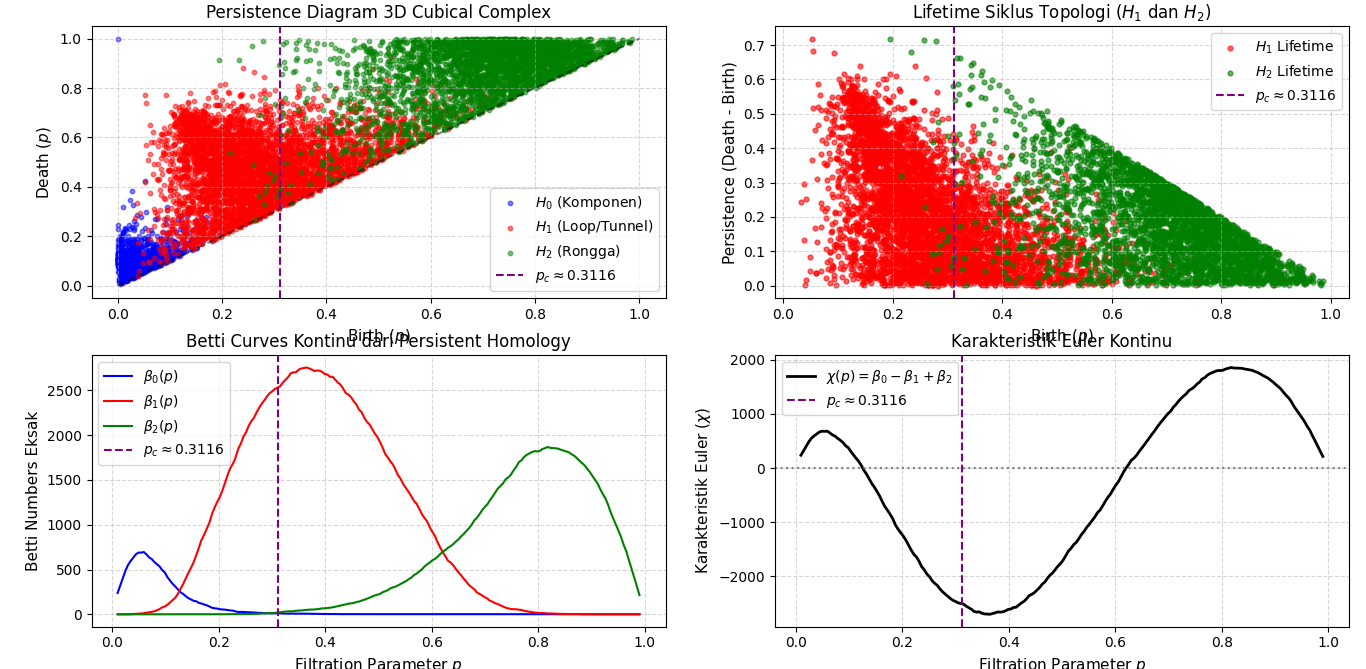

Here is the Python script that generated this plot:
import numpy as np
import matplotlib.pyplot as plt
import gudhi as gd

def run_persistent_homology_cubical(L=30, seed=42):
    """
    Menghitung Persistent Homology pada kisi 3D menggunakan Gudhi Cubical Complex.
    Nilai voksel dievaluasi sebagai filtrasi kontinu p in [0, 1].
    """
    np.random.seed(seed)
    
    # 1. Buat matriks filtrasi acak Uniform(0,1) pada kisi L x L x L
    # Setiap voksel memiliki 'waktu muncul' (threshold p) masing-masing
    filtration_grid = np.random.rand(L, L, L)

    print(f"Membangun Cubical Complex 3D berukuran {L}x{L}x{L}...")
    
    # 2. Inisialisasi CubicalComplex dari Gudhi
    cubical_complex = gd.CubicalComplex(
        dimensions=[L, L, L], 
        top_dimensional_cells=filtration_grid.flatten()
    )

    print("Menghitung Persistent Homology (Birth, Death, Persistence)...")
    # Hitung persisten hingga dimensi 2 (beta_0, beta_1, beta_2)
    persistence = cubical_complex.persistence()

    # 3. Pisahkan pasangan (Birth, Death) berdasarkan dimensi H_0, H_1, H_2
    h0 = [] # Komponen
    h1 = [] # Loop / Tunnel
    h2 = [] # Void / Rongga

    for dim, (birth, death) in persistence:
        # Jika death == inf (tidak pernah mati), ganti dengan 1.0 untuk visualisasi
        d_val = 1.0 if np.isinf(death) else death
        
        if dim == 0:
            h0.append((birth, d_val))
        elif dim == 1:
            h1.append((birth, d_val))
        elif dim == 2:
            h2.append((birth, d_val))

    h0 = np.array(h0)
    h1 = np.array(h1)
    h2 = np.array(h2)

    # 4. Visualisasi Persistence Diagrams & Betti Curves dari Barcode
    fig, axes = plt.subplots(2, 2, figsize=(12, 10))

    # --- Subplot (0,0): Persistence Diagram (Birth vs Death) ---
    ax_diag = axes[0, 0]
    if len(h0) > 0: ax_diag.scatter(h0[:, 0], h0[:, 1], c='blue', s=10, alpha=0.5, label=r'$H_0$ (Komponen)')
    if len(h1) > 0: ax_diag.scatter(h1[:, 0], h1[:, 1], c='red', s=10, alpha=0.5, label=r'$H_1$ (Loop/Tunnel)')
    if len(h2) > 0: ax_diag.scatter(h2[:, 0], h2[:, 1], c='green', s=10, alpha=0.5, label=r'$H_2$ (Rongga)')
    
    ax_diag.plot([0, 1], [0, 1], 'k--', alpha=0.5) # Garis diagonal Birth = Death
    ax_diag.axvline(0.3116, color='purple', linestyle='--', label=r'$p_c \approx 0.3116$')
    ax_diag.set_xlabel(r'Birth ($p$)', fontsize=11)
    ax_diag.set_ylabel(r'Death ($p$)', fontsize=11)
    ax_diag.set_title('Persistence Diagram 3D Cubical Complex', fontsize=12)
    ax_diag.legend(loc='lower right')
    ax_diag.grid(True, linestyle='--', alpha=0.5)

    # --- Subplot (0,1): Life Span (Persistence = Death - Birth) ---
    ax_life = axes[0, 1]
    if len(h1) > 0:
        pers_h1 = h1[:, 1] - h1[:, 0]
        ax_life.scatter(h1[:, 0], pers_h1, c='red', s=12, alpha=0.6, label=r'$H_1$ Lifetime')
    if len(h2) > 0:
        pers_h2 = h2[:, 1] - h2[:, 0]
        ax_life.scatter(h2[:, 0], pers_h2, c='green', s=12, alpha=0.6, label=r'$H_2$ Lifetime')
    
    ax_life.axvline(0.3116, color='purple', linestyle='--', label=r'$p_c \approx 0.3116$')
    ax_life.set_xlabel(r'Birth ($p$)', fontsize=11)
    ax_life.set_ylabel('Persistence (Death - Birth)', fontsize=11)
    ax_life.set_title(r'Lifetime Siklus Topologi ($H_1$ dan $H_2$)', fontsize=12)
    ax_life.legend()
    ax_life.grid(True, linestyle='--', alpha=0.5)

    # --- Subplot (1,0): Betti Curves Eksak Kontinu dari Filtrasi ---
    ax_betti = axes[1, 0]
    p_grid = np.linspace(0.01, 0.99, 200)
    
    b0_curve = [np.sum((h0[:, 0] <= p) & (h0[:, 1] > p)) for p in p_grid]
    b1_curve = [np.sum((h1[:, 0] <= p) & (h1[:, 1] > p)) for p in p_grid]
    b2_curve = [np.sum((h2[:, 0] <= p) & (h2[:, 1] > p)) for p in p_grid]

    ax_betti.plot(p_grid, b0_curve, color='blue', label=r'$\beta_0(p)$')
    ax_betti.plot(p_grid, b1_curve, color='red', label=r'$\beta_1(p)$')
    ax_betti.plot(p_grid, b2_curve, color='green', label=r'$\beta_2(p)$')
    ax_betti.axvline(0.3116, color='purple', linestyle='--', label=r'$p_c \approx 0.3116$')
    ax_betti.set_xlabel(r'Filtration Parameter $p$', fontsize=11)
    ax_betti.set_ylabel('Betti Numbers Eksak', fontsize=11)
    ax_betti.set_title('Betti Curves Kontinu dari Persistent Homology', fontsize=12)
    ax_betti.legend()
    ax_betti.grid(True, linestyle='--', alpha=0.5)

    # --- Subplot (1,1): Reconstructed Euler Characteristic Curve ---
    ax_chi = axes[1, 1]
    chi_curve = np.array(b0_curve) - np.array(b1_curve) + np.array(b2_curve)
    ax_chi.plot(p_grid, chi_curve, 'k-', linewidth=2, label=r'$\chi(p) = \beta_0 - \beta_1 + \beta_2$')
    ax_chi.axhline(0, color='gray', linestyle=':')
    ax_chi.axvline(0.3116, color='purple', linestyle='--', label=r'$p_c \approx 0.3116$')
    ax_chi.set_xlabel(r'Filtration Parameter $p$', fontsize=11)
    ax_chi.set_ylabel(r'Karakteristik Euler ($\chi$)', fontsize=11)
    ax_chi.set_title('Karakteristik Euler Kontinu', fontsize=12)
    ax_chi.legend()
    ax_chi.grid(True, linestyle='--', alpha=0.5)

    plt.tight_layout()
    plt.show()

if __name__ == "__main__":
    run_persistent_homology_cubical(L=30)
